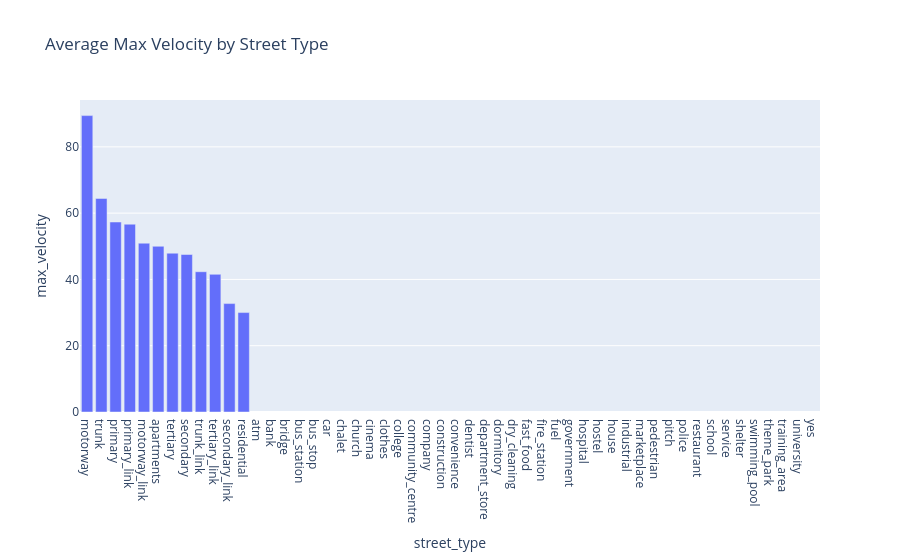

Notebook source saved alongside this figure:
### Code cell
average_max_velocity = segments[segments['street_type'] != 'unclassified'].groupby('street_type')['max_velocity'].mean().reset_index().sort_values('max_velocity', ascending=False)
fig = px.bar(average_max_velocity, x='street_type', y='max_velocity', title='Average Max Velocity by Street Type')
fig.show()

### Figure 1 — Plotly figure (JSON) as saved in the notebook; plotly's stock layout.template omitted (floating-point values rounded to 4 significant figures)
{"data": [{"alignmentgroup": "True", "hovertemplate": "street_type=%{x}<br>max_velocity=%{y}<extra></extra>", "legendgroup": "", "marker": {"color": "#636efa", "pattern": {"shape": ""}}, "name": "", "offsetgroup": "", "orientation": "v", "showlegend": false, "textposition": "auto", "type": "bar", "x": ["motorway", "trunk", "primary", "primary_link", "motorway_link", "apartments", "tertiary", "secondary", "trunk_link", "tertiary_link", "secondary_link", "residential", "atm", "bank", "bridge", "bus_station", "bus_stop", "car", "chalet", "church", "cinema", "clothes", "college", "community_centre", "company", "construction", "convenience", "dentist", "department_store", "dormitory", "dry_cleaning", "fast_food", "fire_station", "fuel", "government", "hospital", "hostel", "house", "industrial", "marketplace", "pedestrian", "pitch", "police", "restaurant", "school", "service", "shelter", "swimming_pool", "theme_park", "training_area", "university", "yes"], "xaxis": "x", "y": [89.43, 64.43, 57.32, 56.67, 50.93, 50, 47.92, 47.52, 42.32, 41.54, 32.71, 30, null, null, null, null, null, null, null, null, null, null, null, null, null, null, null, null, null, null, null, null, null, null, null, null, null, null, null, null, null, null, null, null, null, null, null, null, null, null, null, null], "yaxis": "y"}], "layout": {"barmode": "relative", "legend": {"tracegroupgap": 0}, "title": {"text": "Average Max Velocity by Street Type"}, "xaxis": {"anchor": "y", "domain": [0, 1], "title": {"text": "street_type"}}, "yaxis": {"anchor": "x", "domain": [0, 1], "title": {"text": "max_velocity"}}}}
